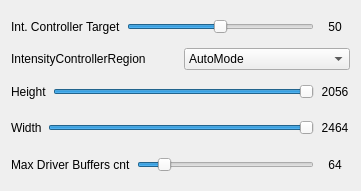
     <widget class="QWidget" name="layoutWidget_5">
      <property name="geometry">
       <rect>
        <x>70</x>
        <y>420</y>
        <width>361</width>
        <height>191</height>
       </rect>
      </property>
      <layout class="QVBoxLayout" name="verticalLayout_48">
       <item>
        <layout class="QHBoxLayout" name="horizontalLayout_142">
         <item>
          <widget class="QLabel" name="label_int_cont_targ_wide">
           <property name="text">
            <string>Int. Controller Target</string>
           </property>
          </widget>
         </item>
         <item>
          <widget class="QSlider" name="horizontalSlider_intensity_controller_target_wide">
           <property name="minimum">
            <number>10</number>
           </property>
           <property name="maximum">
            <number>90</number>
           </property>
           <property name="singleStep">
            <number>1</number>
           </property>
           <property name="pageStep">
            <number>10</number>
           </property>
           <property name="value">
            <number>50</number>
           </property>
           <property name="orientation">
            <enum>Qt::Horizontal</enum>
           </property>
          </widget>
         </item>
         <item>
          <widget class="QLabel" name="label_int_cont_targ_wide_val">
           <property name="minimumSize">
            <size>
             <width>30</width>
             <height>0</height>
            </size>
           </property>
           <property name="text">
            <string>50</string>
           </property>
           <property name="alignment">
            <set>Qt::AlignCenter</set>
           </property>
          </widget>
         </item>
        </layout>
       </item>
       <item>
        <layout class="QHBoxLayout" name="horizontalLayout_141">
         <item>
          <widget class="QLabel" name="label_intControllReg_wide">
           <property name="text">
            <string>IntensityControllerRegion</string>
           </property>
          </widget>
         </item>
         <item>
          <widget class="QComboBox" name="comboBox_intensity_controller_region_wide">
           <item>
            <property name="text">
             <string>AutoMode</string>
            </property>
           </item>
           <item>
            <property name="text">
             <string>FullImage</string>
            </property>
           </item>
          </widget>
         </item>
        </layout>
       </item>
       <item>
        <layout class="QHBoxLayout" name="horizontalLayout_149">
         <item>
          <widget class="QLabel" name="label_auto_mode_height_allied_wide">
           <property name="text">
            <string>Height</string>
           </property>
          </widget>
         </item>
         <item>
          <widget class="QSlider" name="horizontalSlider_allied_wide_auto_mode_height">
           <property name="enabled">
            <bool>true</bool>
           </property>
           <property name="minimum">
            <number>0</number>
           </property>
           <property name="maximum">
            <number>2056</number>
           </property>
           <property name="singleStep">
            <number>2</number>
           </property>
           <property name="pageStep">
            <number>10</number>
           </property>
           <property name="value">
            <number>2056</number>
           </property>
           <property name="orientation">
            <enum>Qt::Horizontal</enum>
           </property>
          </widget>
         </item>
         <item>
          <widget class="QLabel" name="label_auto_mode_height_allied_wide_val">
           <property name="minimumSize">
            <size>
             <width>30</width>
             <height>0</height>
            </size>
           </property>
           <property name="text">
            <string>2056</string>
           </property>
           <property name="alignment">
            <set>Qt::AlignCenter</set>
           </property>
          </widget>
         </item>
        </layout>
       </item>
       <item>
        <layout class="QHBoxLayout" name="horizontalLayout_148">
         <item>
          <widget class="QLabel" name="label_auto_width_allied_wide">
           <property name="text">
            <string>Width</string>
           </property>
          </widget>
         </item>
         <item>
          <widget class="QSlider" name="horizontalSlider_allied_wide_auto_mode_width">
           <property name="enabled">
            <bool>true</bool>
           </property>
           <property name="minimum">
            <number>0</number>
           </property>
           <property name="maximum">
            <number>2464</number>
           </property>
           <property name="singleStep">
            <number>2</number>
           </property>
           <property name="pageStep">
            <number>10</number>
           </property>
           <property name="value">
            <number>2464</number>
           </property>
           <property name="orientation">
            <enum>Qt::Horizontal</enum>
           </property>
          </widget>
         </item>
         <item>
          <widget class="QLabel" name="label_auto_width_allied_wide_val">
           <property name="minimumSize">
            <size>
             <width>30</width>
             <height>0</height>
            </size>
           </property>
           <property name="text">
            <string>2464</string>
           </property>
           <property name="alignment">
            <set>Qt::AlignCenter</set>
           </property>
          </widget>
         </item>
        </layout>
       </item>
       <item>
        <layout class="QHBoxLayout" name="horizontalLayout_143">
         <item>
          <widget class="QLabel" name="label_max_buffers_count_wide">
           <property name="text">
            <string>Max Driver Buffers cnt</string>
           </property>
          </widget>
         </item>
         <item>
          <widget class="QSlider" name="horizontalSlider_max_buffers_count_wide">
           <property name="minimum">
            <number>1</number>
           </property>
           <property name="maximum">
            <number>512</number>
           </property>
           <property name="singleStep">
            <number>1</number>
           </property>
           <property name="pageStep">
            <number>10</number>
           </property>
           <property name="value">
            <number>64</number>
           </property>
           <property name="orientation">
            <enum>Qt::Horizontal</enum>
           </property>
          </widget>
         </item>
         <item>
          <widget class="QLabel" name="label_max_buffers_count_wide_val">
           <property name="minimumSize">
            <size>
             <width>30</width>
             <height>0</height>
            </size>
           </property>
           <property name="text">
            <string>64</string>
           </property>
           <property name="alignment">
            <set>Qt::AlignCenter</set>
           </property>
          </widget>
         </item>
        </layout>
       </item>
      </layout>
     </widget>
